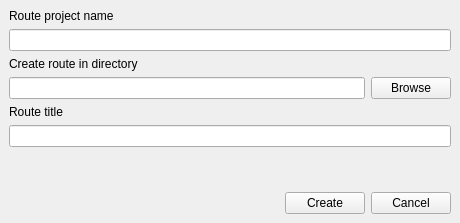
<?xml version="1.0" encoding="UTF-8"?>
<ui version="4.0">
 <class>ProjectWizard</class>
 <widget class="QMainWindow" name="ProjectWizard">
  <property name="windowModality">
   <enum>Qt::ApplicationModal</enum>
  </property>
  <property name="geometry">
   <rect>
    <x>0</x>
    <y>0</y>
    <width>460</width>
    <height>223</height>
   </rect>
  </property>
  <property name="windowTitle">
   <string>Route creation wizard</string>
  </property>
  <widget class="QWidget" name="centralwidget">
   <layout class="QGridLayout" name="gridLayout">
    <item row="0" column="0">
     <layout class="QVBoxLayout" name="verticalLayout">
      <item>
       <widget class="QLabel" name="label_3">
        <property name="text">
         <string>Route project name</string>
        </property>
       </widget>
      </item>
      <item>
       <widget class="QLineEdit" name="leProjectName"/>
      </item>
      <item>
       <widget class="QLabel" name="label">
        <property name="text">
         <string>Create route in directory</string>
        </property>
       </widget>
      </item>
      <item>
       <layout class="QHBoxLayout" name="horizontalLayout">
        <item>
         <widget class="QLineEdit" name="leProjDirectory"/>
        </item>
        <item>
         <widget class="QPushButton" name="pbBrowse">
          <property name="text">
           <string>Browse</string>
          </property>
         </widget>
        </item>
       </layout>
      </item>
      <item>
       <widget class="QLabel" name="label_2">
        <property name="text">
         <string>Route title</string>
        </property>
       </widget>
      </item>
      <item>
       <widget class="QLineEdit" name="leRouteTitle"/>
      </item>
      <item>
       <spacer name="verticalSpacer">
        <property name="orientation">
         <enum>Qt::Vertical</enum>
        </property>
        <property name="sizeHint" stdset="0">
         <size>
          <width>20</width>
          <height>40</height>
         </size>
        </property>
       </spacer>
      </item>
      <item>
       <layout class="QHBoxLayout" name="horizontalLayout_2">
        <item>
         <spacer name="horizontalSpacer">
          <property name="orientation">
           <enum>Qt::Horizontal</enum>
          </property>
          <property name="sizeHint" stdset="0">
           <size>
            <width>40</width>
            <height>20</height>
           </size>
          </property>
         </spacer>
        </item>
        <item>
         <widget class="QPushButton" name="pbCreateRoute">
          <property name="text">
           <string>Create</string>
          </property>
         </widget>
        </item>
        <item>
         <widget class="QPushButton" name="pbCancel">
          <property name="sizePolicy">
           <sizepolicy hsizetype="Fixed" vsizetype="Fixed">
            <horstretch>0</horstretch>
            <verstretch>0</verstretch>
           </sizepolicy>
          </property>
          <property name="text">
           <string>Cancel</string>
          </property>
         </widget>
        </item>
       </layout>
      </item>
     </layout>
    </item>
   </layout>
  </widget>
 </widget>
 <resources/>
 <connections/>
</ui>
